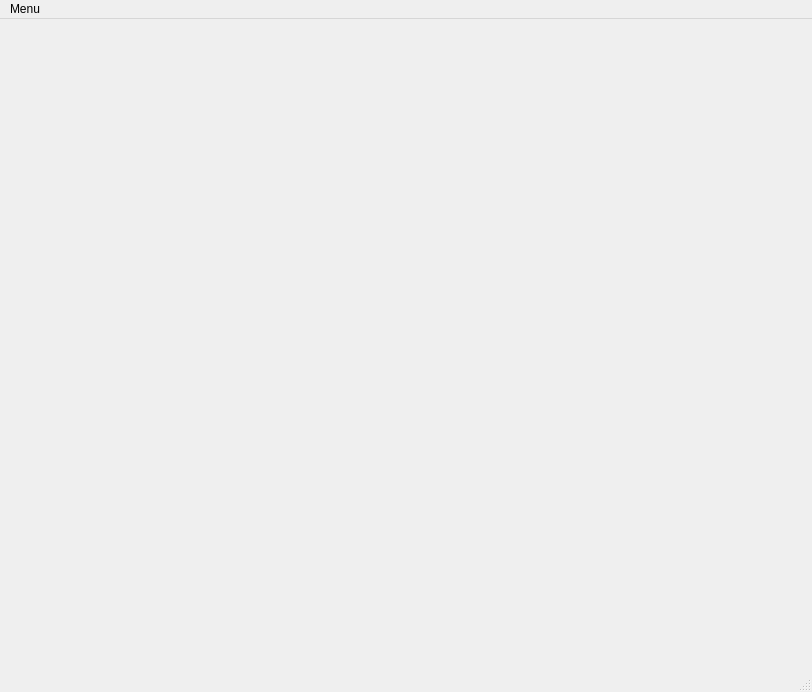
<?xml version="1.0" encoding="UTF-8"?>
<ui version="4.0">
 <class>MainWindow</class>
 <widget class="QMainWindow" name="MainWindow">
  <property name="geometry">
   <rect>
    <x>0</x>
    <y>0</y>
    <width>812</width>
    <height>692</height>
   </rect>
  </property>
  <property name="windowTitle">
   <string>MainWindow</string>
  </property>
  <widget class="QWidget" name="centralwidget">
   <layout class="QHBoxLayout" name="horizontalLayout"/>
  </widget>
  <widget class="QStatusBar" name="statusbar"/>
  <widget class="QMenuBar" name="menubar">
   <property name="geometry">
    <rect>
     <x>0</x>
     <y>0</y>
     <width>812</width>
     <height>20</height>
    </rect>
   </property>
   <widget class="QMenu" name="menuMenu">
    <property name="title">
     <string>Menu</string>
    </property>
    <addaction name="action_New_Gallery"/>
    <addaction name="action_Collage"/>
    <addaction name="action_Edit_photos"/>
   </widget>
   <addaction name="menuMenu"/>
  </widget>
  <action name="action_Open">
   <property name="text">
    <string>&amp;Open...</string>
   </property>
  </action>
  <action name="action_New_Gallery">
   <property name="text">
    <string>&amp;New Gallery</string>
   </property>
  </action>
  <action name="action_Collage">
   <property name="text">
    <string>&amp;Collage</string>
   </property>
  </action>
  <action name="action_Edit_photos">
   <property name="text">
    <string>&amp;Edit photos</string>
   </property>
  </action>
 </widget>
 <resources/>
 <connections/>
</ui>
